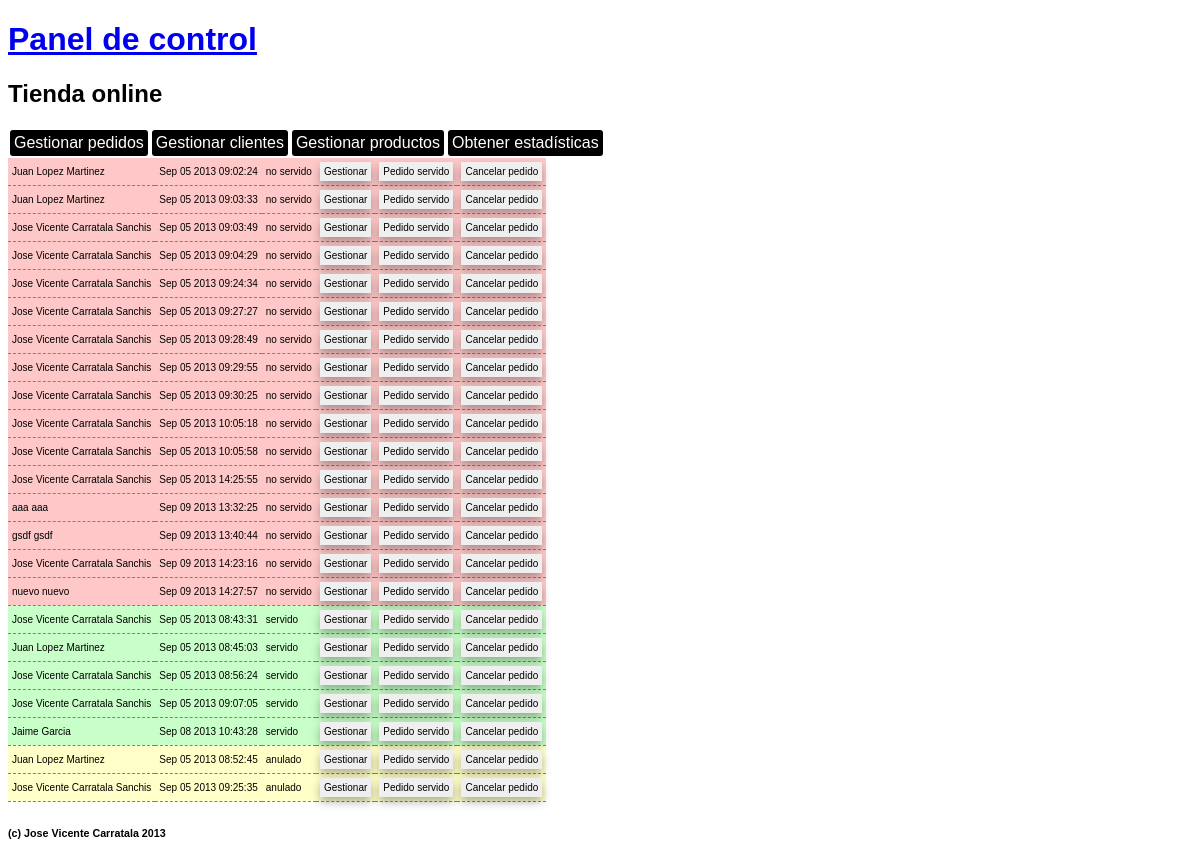
The app's page /admin/pedidos.php with its own data.
### tables this page shows
CREATE TABLE IF NOT EXISTS `pedidos` (
  `id` int(100) NOT NULL AUTO_INCREMENT,
  `idcliente` int(100) DEFAULT NULL,
  `fecha` varchar(100) DEFAULT NULL,
  `estado` varchar(100) DEFAULT NULL,
  PRIMARY KEY (`id`)
);

CREATE TABLE IF NOT EXISTS `clientes` (
  `id` int(100) NOT NULL AUTO_INCREMENT,
  `nombre` varchar(255) DEFAULT NULL,
  `apellidos` varchar(255) DEFAULT NULL,
  `email` varchar(255) DEFAULT NULL,
  `usuario` varchar(255) DEFAULT NULL,
  `contrasena` varchar(255) DEFAULT NULL,
  `telefono` int(12) DEFAULT NULL,
  `movil` int(12) DEFAULT NULL,
  `fax` varchar(12) DEFAULT NULL,
  `direccioncalle` varchar(255) DEFAULT NULL,
  `codigopostal` varchar(255) DEFAULT NULL,
  `poblacion` varchar(255) DEFAULT NULL,
  `pais` varchar(255) DEFAULT NULL,
  `dninif` varchar(255) DEFAULT NULL,
  PRIMARY KEY (`id`)
);

### admin/pedidos.php (the view, shortened to what this page needs)
<?php include "cabecera.inc";?>
<?php include "../php/config.inc" ?>
<table>
<?php
$conexion = mysqli_connect($servidor,$usuario,$contrasena,$basededatos);
mysqli_set_charset($conexion, "utf8");
$peticion = "SELECT pedidos.id AS idpedido,fecha,estado,nombre,apellidos FROM pedidos LEFT JOIN clientes ON pedidos.idcliente = clientes.id ORDER BY estado,fecha ASC";
$resultado = mysqli_query($conexion, $peticion);
while($fila = mysqli_fetch_array($resultado)) {
$estado = $fila['estado'];
switch($estado){
	case 0:$diestado = "no servido";break;
	case 1:$diestado = "servido";break;
	case 2:$diestado = "anulado";break;
}
	echo '<tr';
switch($estado){
	case 0:echo ' style="background:rgb(255,200,200);"';break;
	case 1:echo ' style="background:rgb(200,255,200);"';break;
	case 2:echo ' style="background:rgb(255,255,200);"';break;
}
	echo'><td>'.$fila['nombre']." ".$fila['apellidos'].'</td><td>'.date("M d Y H:i:s",$fila['fecha']).'</td><td>'.$diestado.'</td><td><a href="gestionpedido.php?id='.$fila['idpedido'].'"><button>Gestionar</button></a></td><td><a href="../php/pedidoservido.php?id='.$fila['idpedido'].'"><button>Pedido servido</button></a></td><td><a href="../php/cancelarpedido.php?id='.$fila['idpedido'].'"><button>Cancelar pedido</button></a></td></tr>';
}
?>
</table>
<?php include "piedepagina.inc";?>

### admin/cabecera.inc (shortened to what this page needs)
<!doctype html>
<html lang="es">
	<head>
	</head>
	<body>
		<div id="contenedor">
			<header>
				<a href="index.php"><h1>Panel de control</h1></a>
				<h2>Tienda online</h2>
				<a href='pedidos.php' class="botonmenu">Gestionar pedidos</a>
				<a href='clientes.php' class="botonmenu">Gestionar clientes</a>
				<a href='productos.php' class="botonmenu">Gestionar productos</a>
				<a href='estadisticas.php' class="botonmenu">Obtener estadísticas</a>
			</header>
			<section>

### admin/piedepagina.inc (shortened to what this page needs)
</section>
			<footer>
				<h6>(c) Jose Vicente Carratala 2013</h6>
			</footer>
		</div>
	</body>
</html>

### admin/estiloadmin.css (style rules this page uses)
body { font-family:arial; }
.botonmenu { float:left; margin:2px; padding:4px; background:black; color:white; border-radius:3px; text-decoration:none; }
table { border-collapse:collapse; font-size:10px; }
td { padding:4px; }
tr { border-bottom:1px dashed grey; }
.boton,button { box-shadow:0px 5px 10px rgba(0,0,0,0.3); border:0px; padding:4px; font-size:10px; }

### records on screen
pedidos: idcliente.nombre "Juan", idcliente.apellidos "Lopez Martinez", fecha "Sep 05 2013 09:02:24", estado "no servido"
pedidos: idcliente.nombre "Juan", idcliente.apellidos "Lopez Martinez", fecha "Sep 05 2013 09:03:33", estado "no servido"
pedidos: idcliente.nombre "Jose Vicente", idcliente.apellidos "Carratala Sanchis", fecha "Sep 05 2013 09:03:49", estado "no servido"
pedidos: idcliente.nombre "Jose Vicente", idcliente.apellidos "Carratala Sanchis", fecha "Sep 05 2013 09:04:29", estado "no servido"
pedidos: idcliente.nombre "Jose Vicente", idcliente.apellidos "Carratala Sanchis", fecha "Sep 05 2013 09:24:34", estado "no servido"
pedidos: idcliente.nombre "Jose Vicente", idcliente.apellidos "Carratala Sanchis", fecha "Sep 05 2013 09:27:27", estado "no servido"
pedidos: idcliente.nombre "Jose Vicente", idcliente.apellidos "Carratala Sanchis", fecha "Sep 05 2013 09:28:49", estado "no servido"
pedidos: idcliente.nombre "Jose Vicente", idcliente.apellidos "Carratala Sanchis", fecha "Sep 05 2013 09:29:55", estado "no servido"
pedidos: idcliente.nombre "Jose Vicente", idcliente.apellidos "Carratala Sanchis", fecha "Sep 05 2013 09:30:25", estado "no servido"
pedidos: idcliente.nombre "Jose Vicente", idcliente.apellidos "Carratala Sanchis", fecha "Sep 05 2013 10:05:18", estado "no servido"
pedidos: idcliente.nombre "Jose Vicente", idcliente.apellidos "Carratala Sanchis", fecha "Sep 05 2013 10:05:58", estado "no servido"
pedidos: idcliente.nombre "Jose Vicente", idcliente.apellidos "Carratala Sanchis", fecha "Sep 05 2013 14:25:55", estado "no servido"
pedidos: idcliente.nombre "aaa", idcliente.apellidos "aaa", fecha "Sep 09 2013 13:32:25", estado "no servido"
pedidos: idcliente.nombre "gsdf", idcliente.apellidos "gsdf", fecha "Sep 09 2013 13:40:44", estado "no servido"
pedidos: idcliente.nombre "Jose Vicente", idcliente.apellidos "Carratala Sanchis", fecha "Sep 09 2013 14:23:16", estado "no servido"
pedidos: idcliente.nombre "nuevo", idcliente.apellidos "nuevo", fecha "Sep 09 2013 14:27:57", estado "no servido"
pedidos: idcliente.nombre "Jose Vicente", idcliente.apellidos "Carratala Sanchis", fecha "Sep 05 2013 08:43:31", estado "servido"
pedidos: idcliente.nombre "Juan", idcliente.apellidos "Lopez Martinez", fecha "Sep 05 2013 08:45:03", estado "servido"
pedidos: idcliente.nombre "Jose Vicente", idcliente.apellidos "Carratala Sanchis", fecha "Sep 05 2013 08:56:24", estado "servido"
pedidos: idcliente.nombre "Jose Vicente", idcliente.apellidos "Carratala Sanchis", fecha "Sep 05 2013 09:07:05", estado "servido"
pedidos: idcliente.nombre "Jaime", idcliente.apellidos "Garcia", fecha "Sep 08 2013 10:43:28", estado "servido"
pedidos: idcliente.nombre "Juan", idcliente.apellidos "Lopez Martinez", fecha "Sep 05 2013 08:52:45", estado "anulado"
pedidos: idcliente.nombre "Jose Vicente", idcliente.apellidos "Carratala Sanchis", fecha "Sep 05 2013 09:25:35", estado "anulado"
